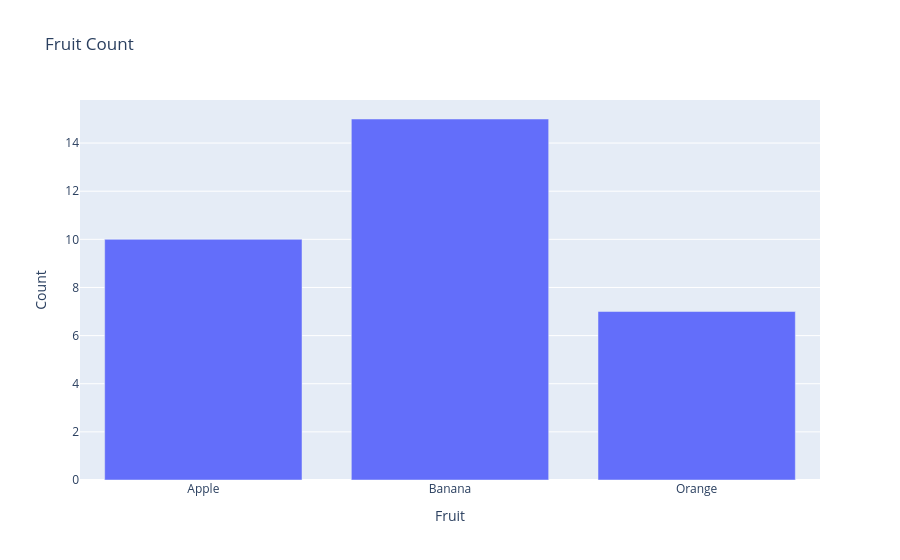

The notebook cell this image was saved under:
### Code cell
# 5. Generate a bar plot using Plotly
import plotly.express as px

fruits = ["Apple", "Banana", "Orange"]
counts = [10, 15, 7]

fig = px.bar(x=fruits, y=counts, labels={"x": "Fruit", "y": "Count"}, title="Fruit Count")
fig.show()

### Figure 1 — Plotly figure (JSON) as saved in the notebook; plotly's stock layout.template omitted (floating-point values rounded to 4 significant figures)
{"data": [{"hovertemplate": "Fruit=%{x}<br>Count=%{y}<extra></extra>", "legendgroup": "", "marker": {"color": "#636efa", "pattern": {"shape": ""}}, "name": "", "orientation": "v", "showlegend": false, "textposition": "auto", "type": "bar", "x": ["Apple", "Banana", "Orange"], "xaxis": "x", "y": [10, 15, 7], "yaxis": "y"}], "layout": {"barmode": "relative", "legend": {"tracegroupgap": 0}, "title": {"text": "Fruit Count"}, "xaxis": {"anchor": "y", "domain": [0, 1], "title": {"text": "Fruit"}}, "yaxis": {"anchor": "x", "domain": [0, 1], "title": {"text": "Count"}}}}
